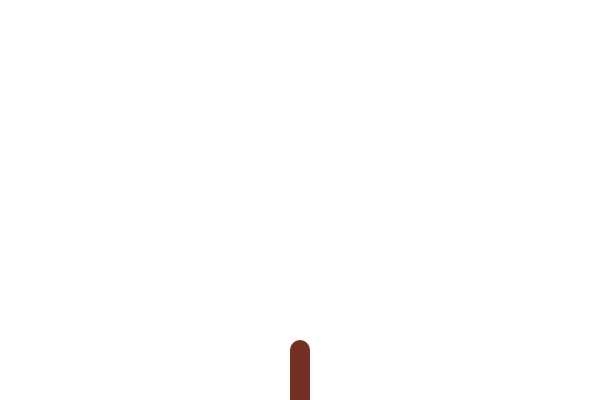
Frame 1 (no input)
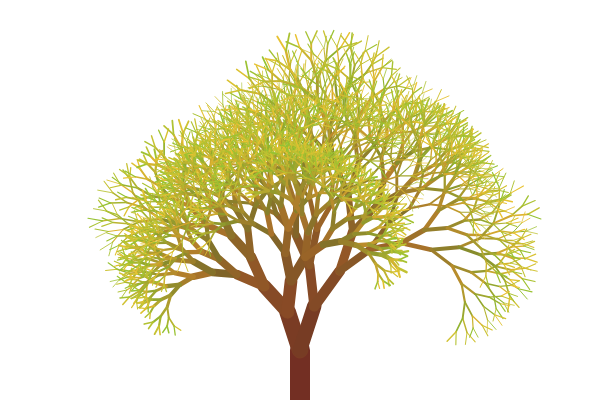
Frame 60 (no input)
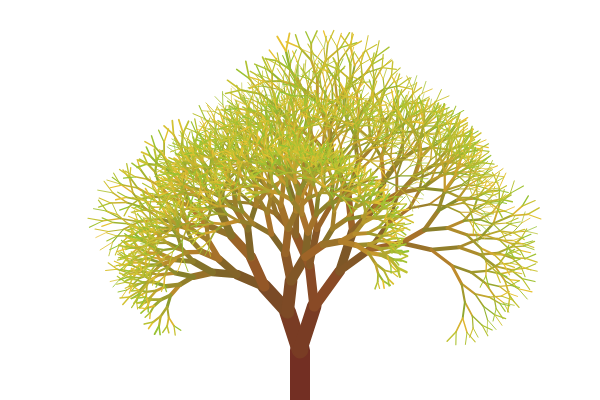
Frame 120 (the mouse pressed at the canvas centre since frame 60)

The p5.js sketch that drew these frames (run headless with seeded random() and noise() and a simulated clock; from frame 60 on, the mouse is pressed at the canvas centre):

// p5.js sketch
// ── sketch.js
const eC = {version: 'r01'};
const LEVEL = 12;
let iter = 0;
let angle;
let bases = [];
let branches = [];

function setup() {
	createCanvas(600,400);
	console.log("%c (ツ) # eCoucou "+eC.version+" # ","background: #f00; color: #fff");
	angle = PI/10;
	bases.push({a: -PI/2, l: height/8, e: 20, pos: createVector(width/2,height)});
}

function draw() {
	background(255);
	if (iter<LEVEL) {
		for (b of bases) {
			branches.push(new Branche(b,iter));
		}
		bases = [];
		for (b of branches) {
			b.show();
			if (b.level === iter) {
				bases = bases.concat(b.next());
				// base = b.next();
				// bases.push(base[0]);
				// bases.push(base[1]);
			}
		}
		iter++;
	} else {
		for (b of branches) {
			// b.jitter();
			b.show();
		}
	}
}


//-----------------
class Branche {
	constructor(base,level) {
		this.level = level;
		this.l = base.l;
		this.a = base.a;
		this.e = base.e;
		this.p1 = base.pos;
		this.p2 = p5.Vector.fromAngle(base.a).setMag(base.l).add(base.pos);
		this.scale = 0.88;
		this.asym = PI/28;
	}

	show() {
		push();
		noFill();
		let c1 = color(0x73,0x2F,0x23);
		let cx = random(0x96,0xF6);
		let c2 = color(cx,0xCF,0x33);
		let c = lerpColor(c1,c2,this.level/LEVEL);
		stroke(c);
		// let w = map(this.level,0,LEVEL,20,1);
		strokeWeight(this.e);
		line(this.p1.x,this.p1.y,this.p2.x,this.p2.y);
		pop();
	}

	next() {
		let nb = 2; //floor(random(3,3));
		let li =[], ei = [], ai = [];
		let ret = [];
		for (let i=0;i<nb;i++) {
			li.push(this.l*this.scale * random(8,10)/9.2);
			// let l2 = this.l*this.scale * random(8,10)/9.2;
			ei.push(this.e * random(65,90) / 100);
			// let e2 = this.e * random(65,90) / 100;
			ai.push(this.a+(-1+(i%2)*2)*angle + (-1+(i%2)*2 )*(random()>=0.5)*this.asym);
			// let a2 = this.a+angle + (random()>=0.5)*this.asym;
			ret.push({a: ai[i] ,l: li[i],e: ei[i] ,pos:this.p2});
		}
		return ret;
	}

	jitter() {
		this.p1.x += floor(random(-1,1));
		this.p1.y += floor(random(-1,1));
	}
}
